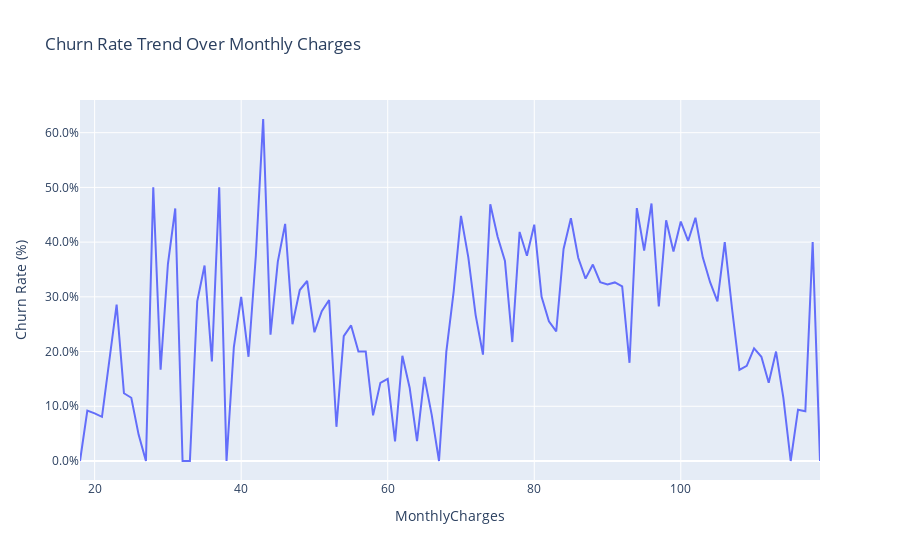

This figure's notebook cell:
### Markdown cell above
## **Churn Trend over Monthly Charges**

### Code cell
# Aggregating data to calculate churn rate per monthly charge amount

churn_rate_by_mc = df.groupby(df['MonthlyCharges'].round(0))['Churn'].agg(
    churn_rate='mean',
    customer_count='count'
).reset_index()

fig = px.line(
    data_frame=churn_rate_by_mc,
    x='MonthlyCharges',
    y='churn_rate',
    labels={'monthlycharges': 'Monthly Charges ($)', 'churn_rate': 'Churn Rate (%)'},
    title='Churn Rate Trend Over Monthly Charges',
    hover_data={'customer_count': True},
)

fig.update_yaxes(tickformat=".1%")

fig.show()

### Figure 1 — Plotly figure (JSON) as saved in the notebook; plotly's stock layout.template omitted (floating-point values rounded to 4 significant figures)
{"data": [{"customdata": [[2], [206], [815], [161], [7], [105], [225], [83], [2], [2], [18], [50], [13], [1], [3], [24], [42], [33], [2], [5], [24], [40], [21], [8], [8], [65], [118], [60], [4], [16], [76], [119], [84], [17], [16], [92], [113], [80], [20], [24], [49], [100], [56], [26], [15], [55], [65], [59], [22], [25], [84], [192], [86], [30], [36], [130], [161], [104], [23], [43], [120], [176], [120], [47], [38], [111], [151], [105], [45], [39], [101], [155], [95], [47], [39], [119], [130], [85], [46], [50], [94], [128], [92], [36], [43], [101], [96], [85], [36], [48], [46], [68], [42], [21], [20], [26], [25], [32], [11], [5], [4]], "hovertemplate": "MonthlyCharges=%{x}<br>Churn Rate (%)=%{y}<br>customer_count=%{customdata[0]}<extra></extra>", "legendgroup": "", "line": {"color": "#636efa", "dash": "solid"}, "marker": {"symbol": "circle"}, "mode": "lines", "name": "", "orientation": "v", "showlegend": false, "type": "scatter", "x": [18.0, 19.0, 20.0, 21.0, 23.0, 24.0, 25.0, 26.0, 27.0, 28.0, 29.0, 30.0, 31.0, 32.0, 33.0, 34.0, 35.0, 36.0, 37.0, 38.0, 39.0, 40.0, 41.0, 42.0, 43.0, 44.0, 45.0, 46.0, 47.0, 48.0, 49.0, 50.0, 51.0, 52.0, 53.0, 54.0, 55.0, 56.0, 57.0, 58.0, 59.0, 60.0, 61.0, 62.0, 63.0, 64.0, 65.0, 66.0, 67.0, 68.0, 69.0, 70.0, 71.0, 72.0, 73.0, 74.0, 75.0, 76.0, 77.0, 78.0, 79.0, 80.0, 81.0, 82.0, 83.0, 84.0, 85.0, 86.0, 87.0, 88.0, 89.0, 90.0, 91.0, 92.0, 93.0, 94.0, 95.0, 96.0, 97.0, 98.0, 99.0, 100.0, 101.0, 102.0, 103.0, 104.0, 105.0, 106.0, 107.0, 108.0, 109.0, 110.0, 111.0, 112.0, 113.0, 114.0, 115.0, 116.0, 117.0, 118.0, 119.0], "xaxis": "x", "y": [0.0, 0.09223, 0.08712, 0.08075, 0.2857, 0.1238, 0.1156, 0.04819, 0.0, 0.5, 0.1667, 0.36, 0.4615, 0.0, 0.0, 0.2917, 0.3571, 0.1818, 0.5, 0.0, 0.2083, 0.3, 0.1905, 0.375, 0.625, 0.2308, 0.3644, 0.4333, 0.25, 0.3125, 0.3289, 0.2353, 0.2738, 0.2941, 0.0625, 0.2283, 0.2478, 0.2, 0.2, 0.08333, 0.1429, 0.15, 0.03571, 0.1923, 0.1333, 0.03636, 0.1538, 0.08475, 0.0, 0.2, 0.3095, 0.4479, 0.3721, 0.2667, 0.1944, 0.4692, 0.4099, 0.3654, 0.2174, 0.4186, 0.375, 0.4318, 0.3, 0.2553, 0.2368, 0.3874, 0.4437, 0.3714, 0.3333, 0.359, 0.3267, 0.3226, 0.3263, 0.3191, 0.1795, 0.4622, 0.3846, 0.4706, 0.2826, 0.44, 0.383, 0.4375, 0.4022, 0.4444, 0.3721, 0.3267, 0.2917, 0.4, 0.2778, 0.1667, 0.1739, 0.2059, 0.1905, 0.1429, 0.2, 0.1154, 0.0, 0.09375, 0.09091, 0.4, 0.0], "yaxis": "y"}], "layout": {"legend": {"tracegroupgap": 0}, "title": {"text": "Churn Rate Trend Over Monthly Charges"}, "xaxis": {"anchor": "y", "domain": [0, 1], "title": {"text": "MonthlyCharges"}}, "yaxis": {"anchor": "x", "domain": [0, 1], "tickformat": ".1%", "title": {"text": "Churn Rate (%)"}}}}
